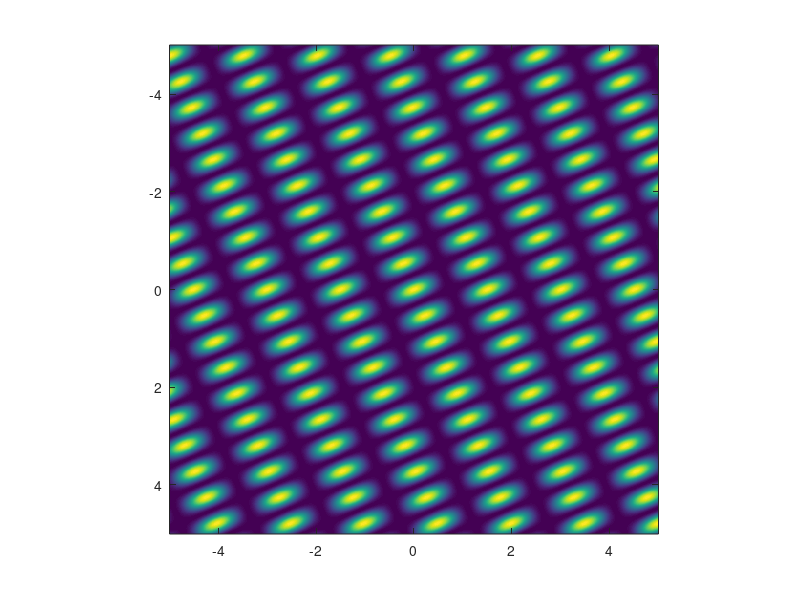

Source code (MATLAB):
%% Consider only scalar electric field,linear 3 beams

%wavelength = 0.935;
wavelength = 1.064;
k1 = 2*pi/wavelength * [1, 0];
E1 = 1;

k2 = 2*pi/wavelength * [-1, 0];
E2 = 1;

k3 = 2*pi/wavelength * [sqrt(1/2), sqrt(1/2)];
E3 = 1;

k4 = 2*pi/wavelength * [-sqrt(1/2), -sqrt(1/2)];
E4 = 1;

E1_field = @(x) E1/2 * (exp(1i * k1 * x') + exp(-1i * k1 * x'));
E2_field = @(x) E2/2 * (exp(1i * k2 * x') + exp(-1i * k2 * x'));
E3_field = @(x) E3/2 * (exp(1i * k3 * x') + exp(-1i * k3 * x'));
E4_field = @(x) E4/2 * (exp(1i * k4 * x') + exp(-1i * k4 * x'));

E_field = @(x) E1_field(x) + E2_field(x) + E3_field(x) + E4_field(x);
I = @(x) abs(E_field(x)).^2;

x_range = -5: 0.01: 5;
y_range = -5: 0.01: 5;
[Y, X] = meshgrid(y_range, x_range);
coor = [X(:), Y(:)];

intensity = reshape(I(coor), length(x_range), length(y_range));

%%
figure
imagesc(y_range, x_range, intensity)
axis image
